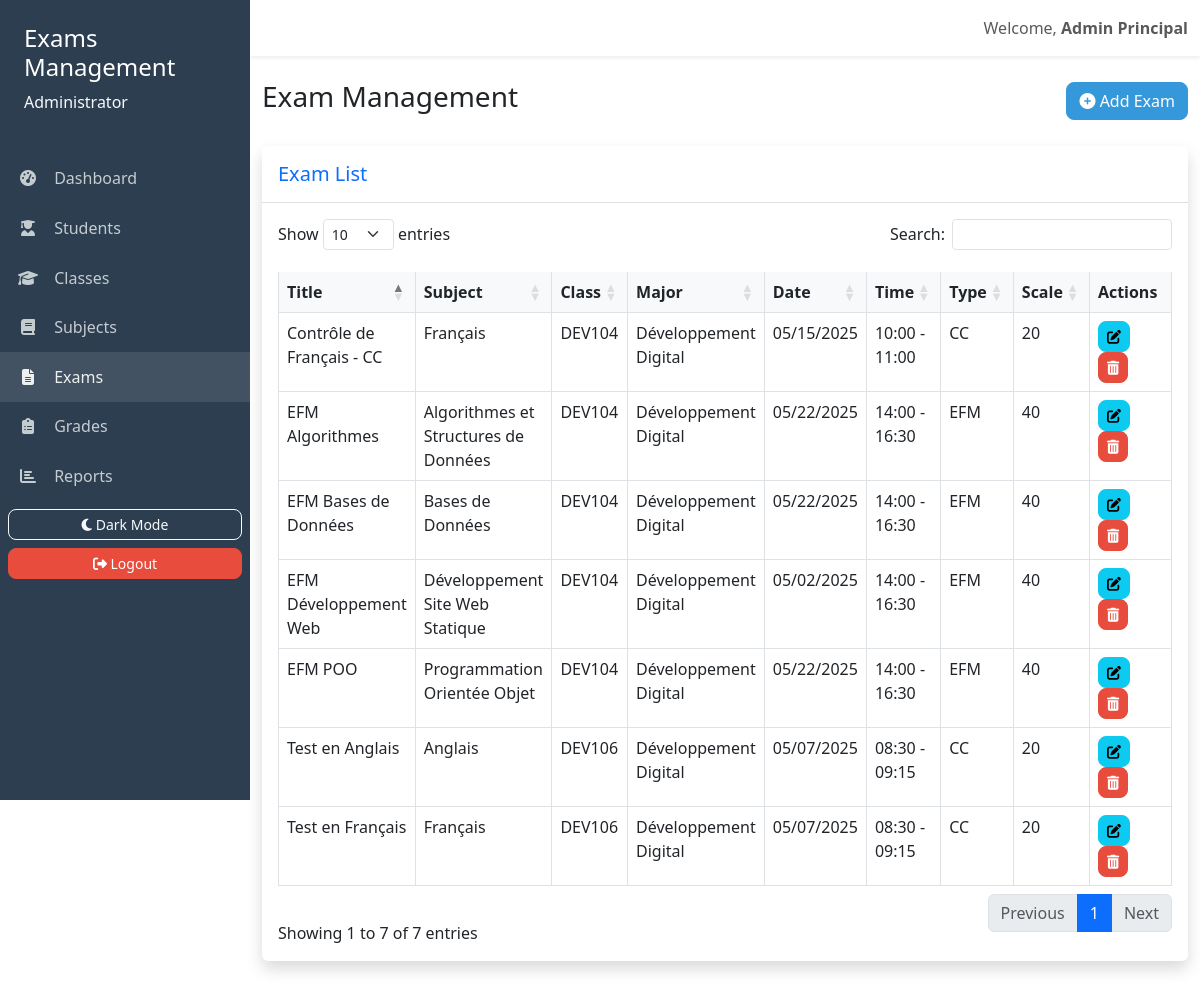
/admin/exams.php (signed in), run on the app's committed database.
### tables this page shows
CREATE TABLE IF NOT EXISTS examens (
  id INT AUTO_INCREMENT PRIMARY KEY,
  exam_title VARCHAR(100) NOT NULL,
  matiere_id INT NOT NULL,
  classe_id INT NOT NULL,
  date_examen DATE NOT NULL,
  start_time TIME DEFAULT NULL,
  end_time TIME DEFAULT NULL,
  type_examen ENUM('CC', 'EFM') DEFAULT 'CC',
  bareme INT DEFAULT 20 CHECK (bareme IN (20, 40)),
  description TEXT,
  created_by INT NOT NULL,
  date_creation TIMESTAMP DEFAULT CURRENT_TIMESTAMP,
  FOREIGN KEY (matiere_id) REFERENCES matieres(id) ON DELETE CASCADE,
  FOREIGN KEY (classe_id) REFERENCES classes(id) ON DELETE CASCADE,
  FOREIGN KEY (created_by) REFERENCES users(id) ON DELETE CASCADE
);

CREATE TABLE IF NOT EXISTS matieres (
  id INT AUTO_INCREMENT PRIMARY KEY,
  nom VARCHAR(50) NOT NULL UNIQUE,
  coefficient INT DEFAULT 1,
  is_common BOOLEAN DEFAULT FALSE,
  filiere_id INT DEFAULT NULL,
  date_creation TIMESTAMP DEFAULT CURRENT_TIMESTAMP,
  FOREIGN KEY (filiere_id) REFERENCES filiere(id_filiere) ON DELETE SET NULL
);

CREATE TABLE IF NOT EXISTS classes (
  id INT AUTO_INCREMENT PRIMARY KEY,
  nom VARCHAR(50) NOT NULL UNIQUE,
  niveau ENUM('1er année', '2ème année') NOT NULL,
  filiere_id INT,
  date_creation TIMESTAMP DEFAULT CURRENT_TIMESTAMP,
  FOREIGN KEY (filiere_id) REFERENCES filiere(id_filiere) ON DELETE SET NULL
);

CREATE TABLE IF NOT EXISTS filiere (
  id_filiere INT AUTO_INCREMENT PRIMARY KEY,
  filiere VARCHAR(100) NOT NULL
);

### admin/exams.php (the view, shortened to what this page needs)
<?php
    $error = '';
?>
<!DOCTYPE html>
<html lang="en fr">
<head>
    <link href="https://cdn.jsdelivr.net/npm/bootstrap@5.3.0/dist/css/bootstrap.min.css" rel="stylesheet">
    <link rel="stylesheet" href="https://cdnjs.cloudflare.com/ajax/libs/font-awesome/6.4.0/css/all.min.css">
    <link rel="stylesheet" href="https://cdn.datatables.net/1.11.5/css/dataTables.bootstrap5.min.css">
    <link rel="stylesheet" href="../assets/css/styles.css">
</head>
<body id="mainBody" class="">
    <div class="wrapper d-flex">
        <nav id="sidebar" class="sidebar">
            <div class="p-4">
                <h4 class="text-white">Exams Management</h4>
                <p class="text-light" id="userTypeDisplay">Administrator</p>
            </div>
            <ul class="nav flex-column">
                <li class="nav-item">
                    <a class="nav-link" href="admin_dashboard.php">
                        <i class="fas fa-tachometer-alt"></i> Dashboard
                    </a>
                </li>
                <li class="nav-item">
                    <a class="nav-link" data-bs-toggle="collapse" href="#elevesSubmenu" role="button" aria-expanded="false" aria-controls="elevesSubmenu">
                        <i class="fas fa-user-graduate"></i> Students
                    </a>
                </li>
                <li class="nav-item">
                    <a class="nav-link" href="classes.php">
                        <i class="fas fa-graduation-cap"></i> Classes
                    </a>
                </li>
                <li class="nav-item">
                    <a class="nav-link" href="subjects.php">
                        <i class="fas fa-book"></i> Subjects
                    </a>
                </li>
                <li class="nav-item">
                    <a class="nav-link active" href="exams.php">
                        <i class="fas fa-file-alt"></i> Exams
                    </a>
                </li>
                <li class="nav-item">
                    <a class="nav-link" href="grades.php">
                        <i class="fas fa-clipboard-list"></i> Grades
                    </a>
                </li>
                <li class="nav-item admin-only">
                    <a class="nav-link" href="student_reports.php">
                        <i class="fas fa-chart-bar"></i> Reports
                    </a>
                </li>
            </ul>
            <div class="p-2">
                <button id="darkModeToggle" class="btn btn-outline-light btn-sm mb-2 w-100">
                    <i class="fas fa-moon"></i> Dark Mode
                </button>
                <a href='../includes/logout.php' id="logoutButton" class="btn btn-danger btn-sm w-100">
                    <i class="fas fa-sign-out-alt"></i> Logout
                </a>
            </div>
        </nav>
        <div class="main-content">
            <nav class="navbar navbar-expand-lg navbar-light bg-white shadow-sm mb-4">
                <div class="container-fluid">
                    <span class="navbar-text ms-auto">
                        Welcome, <strong id="userNameDisplay"> <?php echo htmlspecialchars($_SESSION['name']); ?> </strong>
                    </span>
                </div>
            </nav>
            <div class="container-fluid">
                <div class="d-flex justify-content-between align-items-center mb-4">
                    <h1 class="h3">Exam Management</h1>
                    <a href="exams.php?add=1" class="btn btn-primary">
                        <i class="fas fa-plus-circle"></i> Add Exam
                    </a>
                </div>
                <?php if (!isset($_GET['add']) && !isset($_GET['edit']) && !isset($_GET['delete'])): ?>
                <div class="card shadow mb-4">
                    <div class="card-header py-3">
                        <h5 class="m-0 font-weight-bold text-primary">Exam List</h5>
                    </div>
                    <div class="card-body">
                        <?php if (!empty($error)): ?>
                            <div class="alert alert-danger"><?php echo $error; ?></div>
                        <?php else: ?>
                        <div class="table-responsive">
                            <table class="table table-bordered" id="examsTable" width="100%" cellspacing="0">
                                <thead>
                                    <tr>
                                        <th>Title</th>
                                        <th>Subject</th>
                                        <th>Class</th>
                                        <th>Major</th>
                                        <th>Date</th>
                                        <th>Time</th>
                                        <th>Type</th>
                                        <th>Scale</th>
                                        <th>Actions</th>
                                    </tr>
                                </thead>
                                <tbody>
                                    <?php
                                    try {
                                        $conn = getConnection();
                                        $query = "
                                        SELECT e.id, e.exam_title, m.nom as matiere, c.nom as classe,
                                               f.filiere, e.date_examen, e.start_time, e.end_time, e.type_examen,
                                               e.bareme, e.description
                                        FROM examens e
                                        JOIN matieres m ON e.matiere_id = m.id
                                        JOIN classes c ON e.classe_id = c.id
                                        JOIN filiere f ON c.filiere_id = f.id_filiere
                                        ORDER BY e.date_examen DESC, e.start_time ASC
                                        ";
                                        $stmt = $conn->query($query);
                                        $examens = $stmt->fetchAll(PDO::FETCH_ASSOC);
                                        foreach ($examens as $examen):
                                            $date = new DateTime($examen['date_examen']);
                                            $formatted_date = $date->format('m/d/Y');
                                            $start_time = substr($examen['start_time'], 0, 5);
                                            $end_time = substr($examen['end_time'], 0, 5);
                                    ?>
                                    <tr>
                                        <td><?php echo htmlspecialchars($examen['exam_title']); ?></td>
                                        <td><?php echo htmlspecialchars($examen['matiere']); ?></td>
                                        <td><?php echo htmlspecialchars($examen['classe']); ?></td>
                                        <td><?php echo htmlspecialchars($examen['filiere']); ?></td>
                                        <td><?php echo $formatted_date; ?></td>
                                        <td><?php echo $start_time . ' - ' . $end_time; ?></td>
                                        <td><?php echo $examen['type_examen']; ?></td>
                                        <td><?php echo $examen['bareme']; ?></td>
                                        <td class='col-2'>
                                            <a href="exams.php?edit=<?= $examen['id'] ?>" class="btn btn-sm btn-info">
                                                <i class="fas fa-edit"></i>
                                            </a>
                                            <a href="exams.php?delete=<?= $examen['id'] ?>" class="btn btn-sm btn-danger">
                                                <i class="fas fa-trash-alt"></i>
                                            </a>
                                        </td>
                                    </tr>
                                    <?php
                                        endforeach;
                                    } catch (PDOException $e) {
                                        echo "<tr><td colspan='9'>Error loading exams: " . $e->getMessage() . "</td></tr>";
                                    }
                                    ?>
                                </tbody>
                            </table>
                        </div>
                        <?php endif; ?>
                    </div>
                </div>
                <?php endif; ?>
            </div>
        </div>
    </div>
    <div class="alert-container position-fixed top-0 end-0 p-3" style="z-index: 1060;" id="alertContainer"></div>
</body>
</html>

### assets/css/styles.css (style rules this page uses)
body { font-family: 'Segoe UI', Tahoma, Geneva, Verdana, sans-serif; transition: background-color 0.3s, color 0.3s; }
.sidebar { position: fixed; top: 0; left: 0px; height: 100vh; width: 250px; background-color: #2c3e50; color: #ecf0f1; transition: left 0.3s ease; z-index: 1040; }
.sidebar .nav-link { color: #ecf0f1; opacity: 0.8; padding: 0.8rem 1rem; transition: opacity 0.3s; }
.sidebar .nav-link:hover, .sidebar .nav-link.active { opacity: 1; background-color: rgba(255, 255, 255, 0.1); }
.sidebar .nav-link i { margin-right: 10px; width: 24px; text-align: center; }
.main-content { margin-left: 250px; transition: margin-left 0.3s; min-height: 100vh; width: 100%; }
.card { border: none; box-shadow: 0 0.125rem 0.25rem rgba(0, 0, 0, 0.075); transition: box-shadow 0.3s; }
.card-header { background-color: #ffffff; border-bottom: 1px solid rgba(0, 0, 0, 0.125); }
.btn { border-radius: 0.5rem; transition: all 0.2s; }
.btn-primary { background-color: #3498db; border-color: #3498db; }
.btn-danger { background-color: #e74c3c; border-color: #e74c3c; }
.table th { background-color: #f8f9fa; border-top: none; }
.alert-container { max-width: 350px; }

### data on the page
examens: exam_title "EFM Algorithmes", matiere.nom "Algorithmes et Structures de Données", classe.nom "DEV104", filiere.filiere "Développement Digital", date_examen "05/22/2025", start_time "14:00", end_time "16:30", type_examen "EFM", bareme "40"
examens: exam_title "EFM POO", matiere.nom "Programmation Orientée Objet", classe.nom "DEV104", filiere.filiere "Développement Digital", date_examen "05/22/2025", start_time "14:00", end_time "16:30", type_examen "EFM", bareme "40"
examens: exam_title "EFM Bases de Données", matiere.nom "Bases de Données", classe.nom "DEV104", filiere.filiere "Développement Digital", date_examen "05/22/2025", start_time "14:00", end_time "16:30", type_examen "EFM", bareme "40"
examens: exam_title "Contrôle de Français - CC", matiere.nom "Français", classe.nom "DEV104", filiere.filiere "Développement Digital", date_examen "05/15/2025", start_time "10:00", end_time "11:00", type_examen "CC", bareme "20"
examens: exam_title "Test en Français", matiere.nom "Français", classe.nom "DEV106", filiere.filiere "Développement Digital", date_examen "05/07/2025", start_time "08:30", end_time "09:15", type_examen "CC", bareme "20"
examens: exam_title "Test en Anglais", matiere.nom "Anglais", classe.nom "DEV106", filiere.filiere "Développement Digital", date_examen "05/07/2025", start_time "08:30", end_time "09:15", type_examen "CC", bareme "20"
examens: exam_title "EFM Développement Web", matiere.nom "Développement Site Web Statique", classe.nom "DEV104", filiere.filiere "Développement Digital", date_examen "05/02/2025", start_time "14:00", end_time "16:30", type_examen "EFM", bareme "40"

### other printed values
$_SESSION['name'] "Admin Principal"
